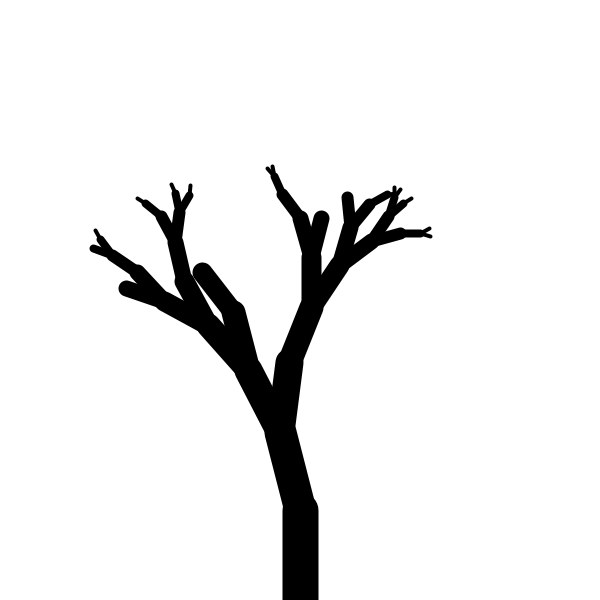
Frame 1 (no input)
Frame 60 (the mouse pressed at the canvas centre just before this capture): identical to frame 1, image omitted
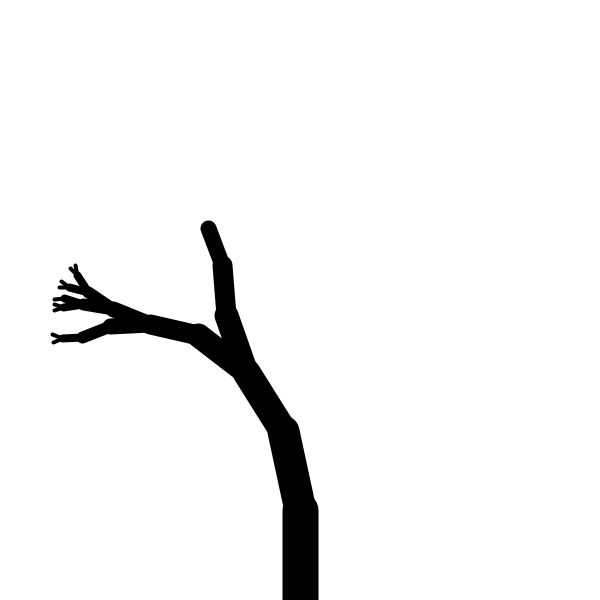
Frame 120 (the mouse held since frame 60 and released just before this capture)

The Processing sketch that drew these frames (run headless with seeded random() and noise(); from frame 60 on, the mouse is pressed at the canvas centre):

// Processing sketch: processing_173347
// ── processing_173347.pde

void setup() {
  size(600, 600);
  background(255);
  drawTree(width/2, height, -90, 9);
}

void draw() {
  if (mousePressed){
    background(255);
    drawTree(width/2, height, -90, 9);
  }
}

void drawTree(float x1, float y1, float angle, float depth) {
  if (depth ==0) return;
  float x2 = x1 + cos(radians(angle)) * depth * 10;
  float y2 = y1 + sin(radians(angle)) * depth * 10;
  strokeWeight(depth*4);
  line(x1, y1, x2, y2);
  if (random(0, 3)>1) {
    drawTree(x2, y2, angle-random(10, 25), depth-1);
  }
  if (random(0, 3)>1) {
    drawTree(x2, y2,angle+ random(10, 25), depth-1);
  }
}
